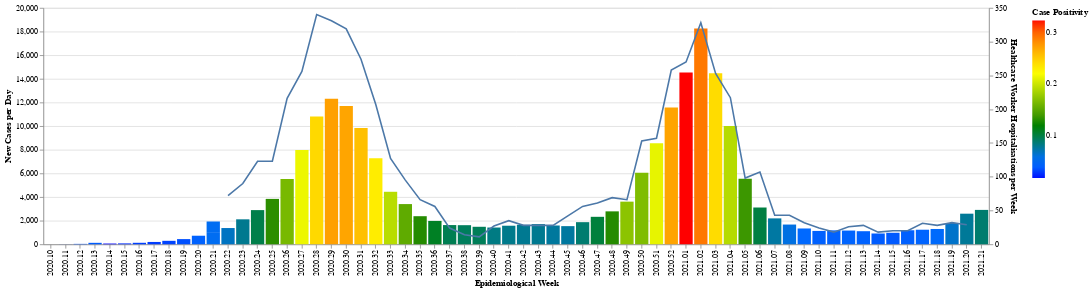

Notebook source saved alongside this figure:
### Code cell
data = sa_covid19_data[sa_covid19_data.epiweek > '2020.09'].groupby(['epiweek']).mean().join(hcw_data).reset_index()
base = alt.Chart(data, width=1200).encode(alt.X('epiweek:O', title='Epidemiological Week'))

cases = base.mark_bar().encode(y=alt.Y('new_cases_smoothed', title='New Cases per Day'), 
                               color=alt.Color('positive_rate', scale=alt.Scale(range=['blue', 'green', 'yellow', 'red']), title='Case Positivity'))

hcw_hospitalisations = base.mark_line().encode(y=alt.Y('hcw_hospitalisations', title='Healthcare Worker Hospitalisations per Week'))
alt.layer(cases, hcw_hospitalisations).resolve_scale(y='independent')
